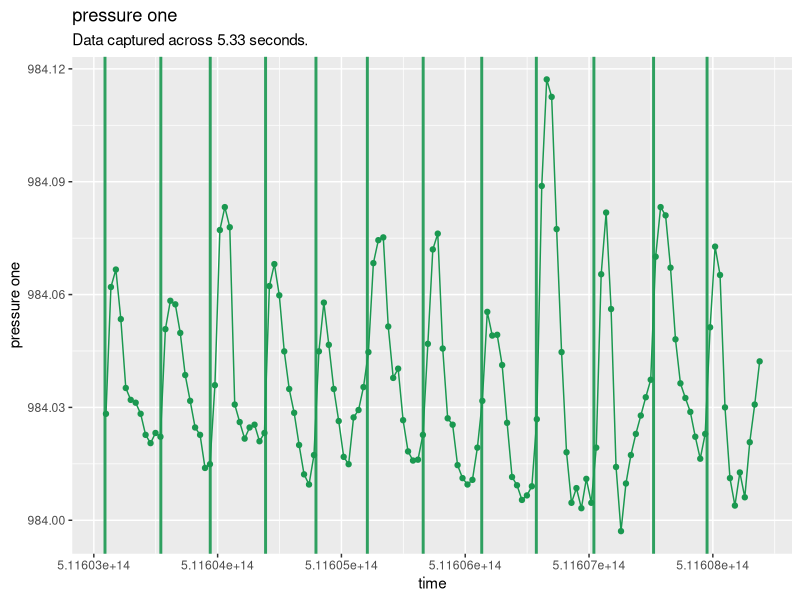
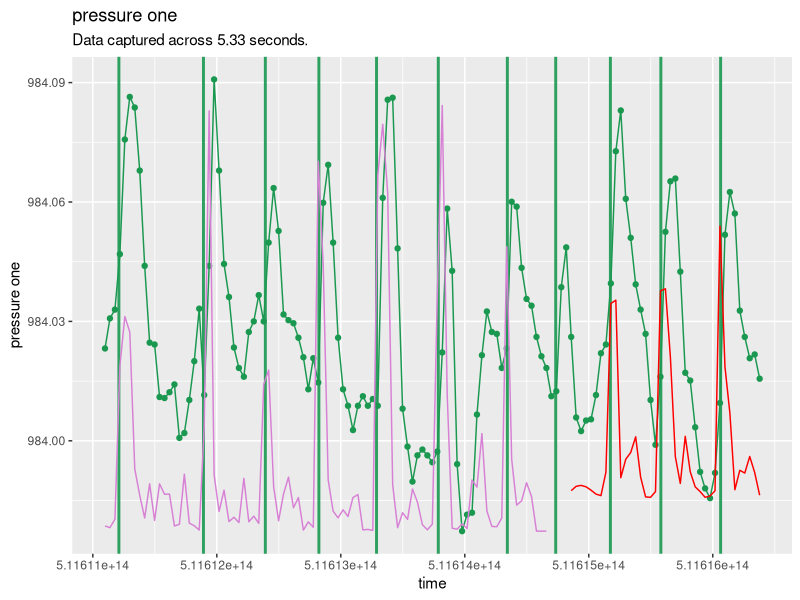
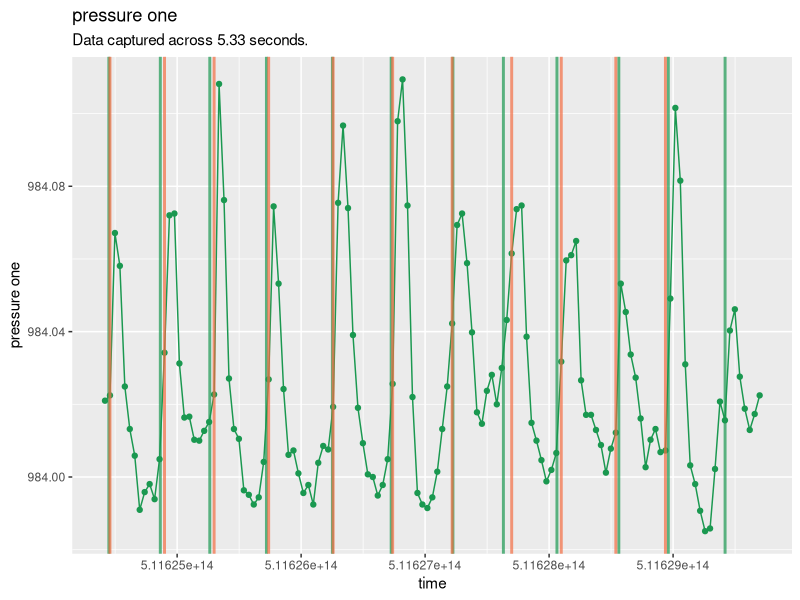

These charts were generated, in order, by the following R code: (Note: this script raises an error after producing the figures.)
## ---- chunk 1
knitr::opts_chunk$set(echo = TRUE)
library(tidyverse)
## Filepath on my desktop
# setwd("E:\\Desktop\\docs-BBBarometer")

## Filepath on my laptop
setwd("C:\\Users\\risha\\OneDrive\\Desktop\\docs-BBBarometer")
## ---- chunk 2
tidbits <- read_csv("data/experiment_2.csv")
## ---- chunk 3

type_map <- function(type) {
  if (type == -27) {
    return("touch")
  } else if (type == 1) {
    return("accelerometer")
  } else if (type == 4) {
    return("gyroscope")
  } else if (type == 6) {
    return("pressure")
  } else {
    return("unknown")
  }
}

clean_tidbits <- function(tidbits) {
  ## Get the clocking tidbits
  clocking <- tidbits %>%
    filter(type == -1 | type == -2)
  
  uptimeMillis <- clocking %>%
    filter(type == -1) %>%
    select(time)
  
  elapsedRealtimeNanos <- clocking %>%
    filter(type == -2) %>%
    select(time)
  
  uptimeMillisStart = min(uptimeMillis)
  uptimeMillisEnd = max(uptimeMillis)
  elapsedRealtimeNanosStart = min(elapsedRealtimeNanos)
  elapsedRealtimeNanosEnd = max(elapsedRealtimeNanos)
  
  ## Select the data tidbits
  tidbits <- tidbits %>% 
    filter(type == -27 | type > 0)
  
  calibrated <- tidbits %>%
    filter(type != -27)
  
  # Calibrate the touch-data tidbits
  m = (elapsedRealtimeNanosEnd - elapsedRealtimeNanosStart) / (uptimeMillisEnd - uptimeMillisStart)
  b = elapsedRealtimeNanosEnd - m*uptimeMillisEnd
  
  uncalibrated <- tidbits %>%
    filter(type == -27) %>%
    mutate(time = m*time + b)
  
  ## Combine results and re-format type as string
  tidbits <- bind_rows(calibrated, uncalibrated) %>%
    mutate(type = sapply(type, type_map)) %>%
    arrange(time)
  
  return(tidbits)
}
## ---- chunk 4
data <- clean_tidbits(tidbits)

first_touch = data %>%
  filter(type=="touch") %>%
  select(time) %>%
  min %>%
  as.double

last_touch = data %>% 
  filter(type=="touch") %>%
  select(time) %>%
  max %>%
  as.double

range = last_touch - first_touch

## 0 <= start < end <= 1
trim <- function(data, start, end) {
  open = range*start + first_touch
  close = range*end + first_touch
  
  return(data %>%
           filter(time > open & time < close))
}

# col = {'one', 'two', 'three'}
scatterplot <- function(data, sensor_type, col, 
                        start=0, end=1,
                        size=1, alpha=0.9) {
  graph <- data %>%
    filter(type==sensor_type) %>%
    select(time, col) %>%
    trim(start, end) %>%
    ggplot(aes_string(x="time", y=col))
  
  graph <- graph + geom_line(colour = "#1a9850") + geom_point(colour = "#1a9850") + scale_y_continuous()
  
  # add title and subtitle
  duration <- (range*(end-start) / 1e9 ) %>% round(2) %>% toString()
  title <- paste(sensor_type, col)
  graph <- graph + 
    ylab(title) + 
    ggtitle(label=title,
            subtitle=paste("Data captured across", duration, "seconds."))
  
  # Plot type "touch"
  taps <- data %>%
    filter(type=="touch") %>% 
    trim(start, end)
  tap_times <- taps$time
  for (tap_time in tap_times) {
    graph <- graph + geom_vline(xintercept = tap_time, colour= "#1a9850", size=size, alpha=alpha)
  }
  
  # Plot type "touch_predict"
  guesses <- data %>%
    filter(type=="touch_predict") %>%
    trim(start, end)
  guess_times <- guesses$time
  for (guess_time in guess_times) {
    graph <- graph + geom_vline(xintercept = guess_time, colour="#f46d43", size=size, alpha=alpha)
  }
  
  return(graph)
}

scatterplot(data, "pressure", "one", 0.4, 0.5)
## ---- chunk 5
scatterplot_d <- function(data, sensor_type, col, start, end) {

  # compute the derivative of the specified column
  col_index <- which(names(data) == col)
  
  sensor_data <- data %>%
    filter(type == sensor_type)
  
  col_vals <- sensor_data[col_index]
  
  left <- col_vals %>% 
    slice(1:(nrow(col_vals)-1))
  right <- col_vals %>% 
    slice(2:(nrow(col_vals)))
  
  deriv <- (right - left) %>%
    select(deriv = one)
  
  # bind this as a new column
  sensor_data <- sensor_data %>%
    slice(2:nrow(sensor_data)) %>%
    bind_cols(deriv)
  
  # add the rows for touch entries back in
  touch_data <- data %>%
    filter(type=="touch") %>%
    mutate(deriv = NA)
  
  treated_data <- bind_rows(sensor_data, touch_data)
  
  scatterplot(data=treated_data, 
              sensor_type=sensor_type,
              col="deriv",
              start=start,
              end=end)
}

#scatterplot_d(data, "pressure", "one", 0.5, 0.55) +
#  geom_hline(yintercept=0, colour="#999999", linetype="dashed")

## ---- chunk 6
prop = 0.6  # proportion of training data


## Portion data into train and test
touch_data <- data %>% 
  filter(type=="touch") %>%
  arrange(time)

cutoff <- touch_data$time[as.integer(nrow(touch_data)*prop)]

train <- data %>%
  filter(time < cutoff) %>%
  filter(type %in% c("pressure", "touch")) %>%
  arrange(time)

test <- data %>%
  filter(time > cutoff) %>%
  filter(type %in% c("pressure", "touch")) %>%
  arrange(time)


## Next we build train_df
# input: a dataframe containing pressure_data in a column
# output: a dataframe where each row is the result of point-wise multiplication 
#         between factor 1 and factor 2, and is labeled.
#         factor 1:  iterated difference of pressure signal
#                    (a naive first derivative)
#         factor 2:  an impulse of specified width
#                    e.g. width=3 -> factor_2=[0 ... 0 1 1 1 0 ... 0]
#                    (the impulse is iterated for each row)
#       
#
# and a 5th column for the label
build_df <- function(pressure_data, width) {
  df <- data.frame(matrix(rep(NA,width + 1), nrow=1))
  df <- na.omit(df)
  colnames(df)[ncol(df)] = "label"
  
  i = 1
  quota = 0
  while (i <= nrow(pressure_data) - width) {
    event <- pressure_data %>%
      slice(i:(i+width+1))
    
    pressure_reading <- event %>%
      filter(type == "pressure") %>%
      head(n=width+1) %>%
      .$one
    
    
    if (event$type[1] == "touch") {
      # then don't process it.
      # 
      # instead, start labeling subsequent pressure_events as 1
      # quota is a "hyperparameter" for labeling data
      # this line defines the size of the quota
      quota = 2
    } else {  # event$type[1] == "pressure"
      # then label as 1 only if we need to meet the quota
      if (quota > 0) {
        label = 1
        quota = quota - 1
      } else {
        label = 0
      }
      df[nrow(df)+1,] = c(diff(pressure_reading), label)
    }
    i = i + 1
  }
  return(df)
}
## ---- chunk 7
# input: tibbles with the tidbits
# this function will restructure the tidbits for regression,
#                    train the model,
#                    and return the fitting for train and test.
train_pressure_model <- function(train, test, width=4) {
  buffer = width
  
  ## Arrange the data
  train_df <- build_df(train, width=width)
  test_df <- build_df(test, width=width)
  
  ## Fit the model
  touch_model <- glm(label ~ ., 
                     data=train_df,
                     family = "binomial")
  
  ## Handle the values fitted in training
  # Store the fitted values
  result_training <- bind_cols(train %>% 
                        filter(type == "pressure") %>% 
                        slice((buffer):(buffer+nrow(train_df)-1)),
                      touch_model$fitted.values) %>%
    rename(p = ...6)
  
  # Shift the fitted values
  shift <- 3
  result_training_shifted <- result_training
  result_training_shifted$p <- c(
    result_training_shifted$p[(shift+1):nrow(result_training_shifted)],
    rep(0, shift)
  )
  
  ## Handle the values predicted in testing
  # Compute the predicted values
  output <- predict(touch_model, 
          newdata=test_df)
  fitted.values <- 1/(1+exp(-1*(output)))
  
  # Store the predicted values
  result_testing <- bind_cols(test %>% 
                        filter(type == "pressure") %>% 
                        slice((buffer):(buffer+nrow(test_df)-1)),
                      fitted.values) %>%
    rename(p = ...6)
  
  # Shift the fitted
  result_testing_shifted <- result_testing
  result_testing_shifted$p <- c(
    result_testing_shifted$p[(shift+1):nrow(result_testing_shifted)],
    rep(0, shift)
  )
  
  result <- list()
  result$training <- result_training_shifted
  result$testing <- result_testing_shifted
  return(result)
}

result_pair <- train_pressure_model(train, test, width=4)

scatterplot_pressure_model <- function(data, result_pair, a, b) {
  scatterplot(data, "pressure", "one", a, b) +
  geom_line(data=result_pair$testing %>% trim(a,b),
            aes(y= p*diff(range(one)) + min(one)),
            colour="red") +
  geom_line(data=result_pair$training %>% trim(a,b),
            aes(y= p*diff(range(one)) + min(one)),
            colour="#d781d5")
}

scatterplot_pressure_model(data, result_pair, a=0.55, b=0.65)
## ---- chunk 8
# Input a vector containing integers in order
# Collapse chains of many consecutive integers into a single integer
# e.g. 2 4 5 6 8 9 11 12
#  ->  2 4-5-6 8-9 11-12
#  ->  2 4 8 11
eliminate_consecutive_integers <- function(integers) {
  # strategy: shift the entries of the lift by one and compare it against itself
  first <- integers[1:length(integers)-1]
  last <- integers[2:length(integers)]
  last_decrement <- last - 1
  
  
  # the first entry is always valid, but this strategy requires it be indexed separately.
  result <- c(integers[1], 
              last[first != last_decrement])
  return(result)
}


# Input a dataframe with pressure data and the modeled p-confidence of touch occurrence.
# Include the value at which to threshold.
threshold_pressure <- function(result, threshold=0.4) {
  indices <- which(result$p > threshold) %>%
    eliminate_consecutive_integers
  
  occurrence_times <- result %>%
    slice(indices) %>%
    .$time
  
  occurrence_df <- data.frame(type="touch_predict",
             time=occurrence_times,
             one=0,
             two=0,
             three=0,
             p=0)
  
  thresholded <- bind_rows(result, occurrence_df) %>%
    arrange(time)
  
  return(thresholded)
}


thresholded_testing <- threshold_pressure(result_pair$testing, threshold=0.5) %>%
  bind_rows(test %>% filter(type=="touch"))

scatterplot(thresholded_testing, 
            sensor_type="pressure", col="one",
            start=0.8, end=0.9,
            size=1, alpha=0.7)
## ---- chunk 9

model <- data %>%
  bind_rows(thresholded_testing %>%
              filter(type=="touch_predict") %>%
              select(-p)) %>%
  bind_rows(thresholded_training %>%
              filter(type=="touch_predict") %>%
              select(-p))

model %>% group_by(type) %>% count()

a=0.85
scatterplot(model, "gyroscope", "one", start=a, end=a+0.05, alpha=0.8)
## ---- chunk 10
# In: signal should be a tibble with two columns: time and data (pressure data)
# Ou: list of features
pull_waveforms <- function(signal, times) {
  features <- list()
  
  for (time in times) {
    center <- which(signal$time > time)[1]
    polarity <- sign(signal$data[center])
    left <- center
    right <- center
    
    while (left > 1 && sign(signal$data[left - 1]) == polarity) {
      left <- left - 1
    }
    while (right < nrow(signal) && sign(signal$data[right + 1]) == polarity) {
      right <- right + 1
    }
    feature <- signal$data[left:right]
    features[[length(features)+1]] = feature
  }
}


# In: TIME-SORTED data tibble with ONLY timestamped gyroscope entries
# Ou: feature tibble containing each wave
mine_features <- function(gyro, times) {
  # columns of tibble:
  #  times
  #  gyro one peaks
  #  gyro two peaks
  #  gyro three peaks
  gyro_one <- pull_waveforms(signal=gyro %>% select(time=time, data=one),
                             times=times)
  return(tibble(gyro_one, times))
}


# In: data tibble with gyroscope and touch entries.
#     touch can be "touch" with x/y in headers $one $two. use labeled=TRUE.
#     or touch can be "touch_guess" with no x/y. use labeled=FALSE.
# Ou: if labeled=TRUE, collect the waveform and features with x/y labels.
# Ou: if labeled=FALSE< collect the waveform and features
gyro_from_touch <- function(data, labeled=TRUE) {
  data <- data %>% arrange(time)
  
  gyro <- data %>%
    filter(type == "gyroscope")
  
  if (labeled) {
    times <- data %>%
      filter(type == "touch") %>%
      .$time
  } else {
    times <- data %>% 
      filter(type == "touch_predict") %>%
      .$time
  }
  
  features <- mine_features(gyro, times)
  
  return(features)
}


# For testing
foobar <- data %>% trim(0.3, 0.35)
gyro <- foobar %>% filter(type == "gyroscope")
times <- foobar %>% filter(type == "touch") %>% .$time
signal <- gyro %>% select(time=time, data=one)




gyro_from_touch(data %>% trim(0.3, 0.35))
## ---- chunk 11

r1 = c(5,6)
r2 = c(7,8)
r3 = c(9,10)
r4 = c(11,12)

test.df <- data.frame(alpha=c(1,2),
                      bravo=c(3,4))
test.df$charlie = list(r1, r2)
